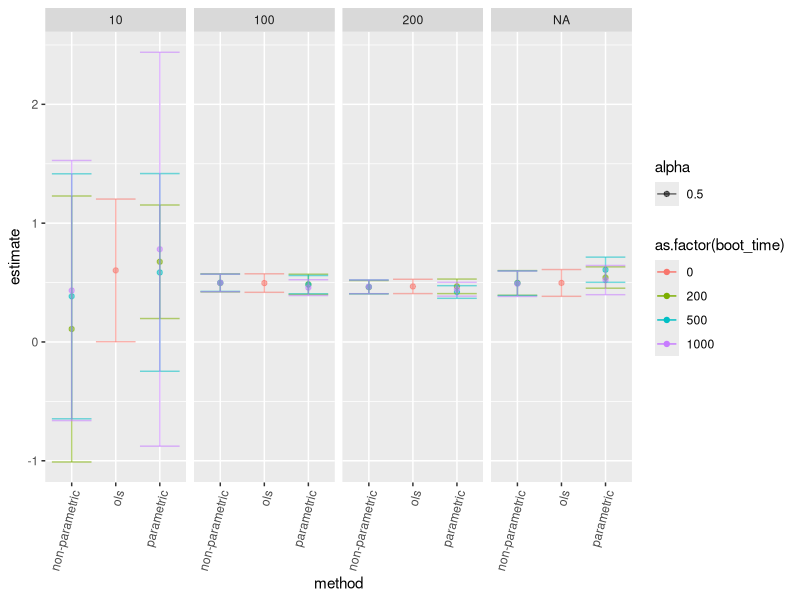

Reproduce this figure in R.
## ---- chunk 1
knitr::opts_chunk$set(echo = TRUE)
library(tidyverse)
library(MASS)
## ---- chunk 2
##regression coefficient
ols_regress = function(X,Y){
  X= as.matrix(X)
  Y= as.matrix(Y)
  beta = ginv(t(X)%*%X)%*%t(X)%*%Y
}

##calculate 95% confidence interval
conf_interval = function(vec){
  return(quantile(vec,c(0.025,0.975)))
}
## ---- chunk 3
non_para_boot = function(X,B,Y,intercept=TRUE) {
  row_num = nrow(X)
  X = as.matrix(X)
  if(intercept){
    X = cbind(rep(1,row_num),X)
  }
X = as.matrix(X)
coef_index = matrix(0,B,ncol(X))
row = seq(from=1, to=row_num, by=1)
 for (i in 1:B) {
  set.seed(i+1)
  row_index = sample(row,row_num,replace = TRUE)
  X_input =X[row_index,]
  Y_input = Y[row_index]
  beta =ols_regress(X_input,Y_input)
  coef_index[i,]=as.vector(beta)
 }
return(coef_index)
}

#non_output = non_para_boot(X_mat,1000,Y,intercept = TRUE)
#apply(non_output,2,conf_interval)
##95%confidence interval
#confint(lm(Y~X_mat))
## ---- chunk 4
para_boot = function(X,B,Y,intercept=TRUE) {
  row_num = nrow(X)
  X = as.matrix(X)
  if(intercept){
    X = cbind(rep(1,row_num),X)
  }
X = as.matrix(X)
beta = ols_regress(X,Y)
pred=X%*%beta
res = Y - pred
sigma_hat = sum(res^2)/(row_num-ncol(X))
error = rnorm(row_num,mean=0,sd=sqrt(sigma_hat))
Y_star = pred +error
coef_index = matrix(0,B,ncol(X))
row = seq(from=1, to=row_num, by=1)
 for (i in 1:B) {
  set.seed(i+1)
  row_index = sample(row,row_num,replace = TRUE)
  X_input =X[row_index,]
  Y_input = Y_star[row_index]
  beta =ols_regress(X_input,Y_input)
  coef_index[i,]=as.vector(beta)
 }
return(coef_index)
}



## ---- chunk 5
set.seed(111)
Sigma <- diag(c(8,3,3,2),4,4)
Sigma[1,2]=3
Sigma[2,1]=3#X1 and x2 are correlated 
X =MASS::mvrnorm(n=200, c(2, 2,2,3), Sigma)%>%as.data.frame()
colnames(X)=c("X1","X2","X3","X4")
X1 =X[,1]
X2 =X[,2]
X3 =X[,3]
X4= X[,4]
#generate Y
eps = rnorm(200,mean=0,sd=1)
Y_mat = 2+0.5*X1+eps
X_mat = as.matrix(X)
##true estimate
beta = ginv(t(X_mat)%*%X_mat)%*%t(X_mat)%*%Y_mat
## ---- chunk 6
boot=c(200,500,1000)
data_size = c(10,50,100,200)
beta = NULL

for (i in 1:4){
  size = data_size[i]
  Y = Y_mat[c(1:as.numeric(size))]
  X = X_mat[c(1:as.numeric(size)),]
for (j in 1:3){
  B = boot[j]
  non_output = non_para_boot(X,B,Y,intercept = TRUE)%>%apply(.,2,conf_interval)%>%t()
  para_output = para_boot(X,B,Y,intercept = TRUE)%>%apply(.,2,conf_interval)%>%t()
  non_beta = as.matrix(non_output[2,])%>%t()
  non_beta = cbind(non_beta,method=0,boot_time=B,sample_size=size)
  para_beta = as.matrix(para_output[2,])%>%t()
  para_beta = cbind(para_beta,method=1,boot_time=B,sample_size=size)
  beta = rbind(beta,non_beta,para_beta)
}
  ols_beta=as.matrix(confint(lm(Y~X))[2,])%>%t()
  ols_beta = cbind(ols_beta,method=2,boot_time=0,sample_size=size)
  beta = rbind(beta,ols_beta)
}
beta = beta%>%as.data.frame()
colnames(beta)[c(1,2)]=c("lower","upper")
beta = beta%>%mutate(estimate= (lower+upper)/2)%>%mutate(interval_width=round(upper-lower,3))%>%mutate(method=if_else(method==0,"non-parametric",if_else(method==1,"parametric","ols")))%>%mutate(sample_size=factor(sample_size,levels=c(10,40,100,200)))
beta

## ---- chunk 7
##visualize the distribution
beta_filter = beta%>%filter(method!="ols")

A =beta%>%ggplot(aes(x = method, y = estimate,color=as.factor(boot_time),alpha=0.5))+
            geom_point()+
            geom_errorbar(aes(ymin = lower, ymax= upper,color=as.factor(boot_time)))+facet_grid(~sample_size)+ theme(axis.text.x = element_text(angle = 75, hjust = 1))
print(A)
## ---- chunk 8
beta2=NULL
for (i in 1:3){
  size = data_size[i]
  Y = Y_mat[c(1:as.numeric(size))]
  X = X_mat[c(1:as.numeric(size)),]
for (j in 1:3){
  B = boot[j]
  non_output = non_para_boot(X,B,Y,intercept = TRUE)
  para_output = para_boot(X,B,Y,intercept = TRUE)
  non_beta = as.matrix(non_output[,2])
  non_beta = cbind(non_beta,method=0,boot_time=B,sample_size=size)
  para_beta = as.matrix(para_output[,2])
  para_beta = cbind(para_beta,method=1,boot_time=B,sample_size=size)
  beta2 = rbind(beta2,non_beta,para_beta)
}
}
## ---- chunk 9
beta2 = beta2%>%as.data.frame()
colnames(beta)[1]=c("estimate")
beta2 = beta2%>%mutate(sample_size=factor(sample_size,levels=c(10,40,100,200)))%>%mutate(method=if_else(method==0,"parametric","non-parametric"))
beta
